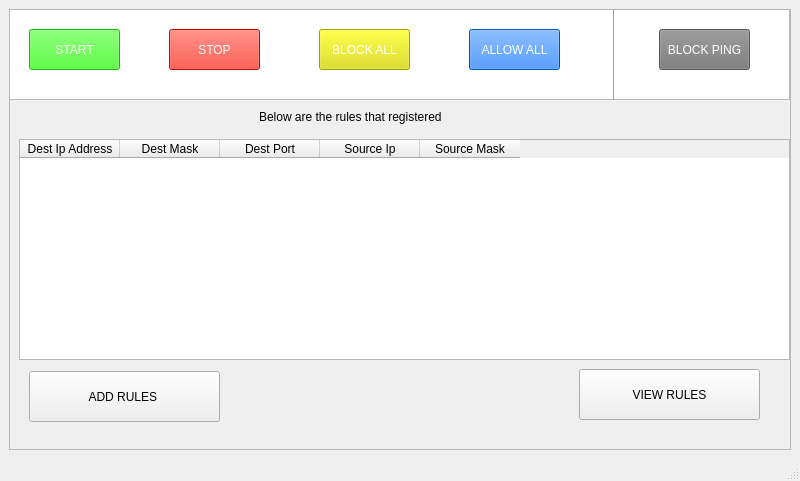
<?xml version="1.0" encoding="UTF-8"?>
<ui version="4.0">
 <class>MainWindow</class>
 <widget class="QMainWindow" name="MainWindow">
  <property name="geometry">
   <rect>
    <x>0</x>
    <y>0</y>
    <width>800</width>
    <height>481</height>
   </rect>
  </property>
  <property name="windowTitle">
   <string>MainWindow</string>
  </property>
  <widget class="QWidget" name="centralwidget">
   <layout class="QGridLayout" name="gridLayout">
    <item row="0" column="0">
     <widget class="QFrame" name="frame">
      <property name="frameShape">
       <enum>QFrame::StyledPanel</enum>
      </property>
      <property name="frameShadow">
       <enum>QFrame::Raised</enum>
      </property>
      <widget class="QListView" name="listView">
       <property name="geometry">
        <rect>
         <x>0</x>
         <y>0</y>
         <width>781</width>
         <height>91</height>
        </rect>
       </property>
      </widget>
      <widget class="QPushButton" name="stopBtn">
       <property name="geometry">
        <rect>
         <x>160</x>
         <y>20</y>
         <width>91</width>
         <height>41</height>
        </rect>
       </property>
       <property name="styleSheet">
        <string notr="true">background-color: rgb(255, 17, 0);
color: rgb(255, 255, 255);</string>
       </property>
       <property name="text">
        <string>STOP</string>
       </property>
      </widget>
      <widget class="QPushButton" name="blockAllBtn">
       <property name="geometry">
        <rect>
         <x>310</x>
         <y>20</y>
         <width>91</width>
         <height>41</height>
        </rect>
       </property>
       <property name="styleSheet">
        <string notr="true">background-color: rgb(223, 223, 0);
font: 75 10pt &quot;MS Shell Dlg 2&quot;;
color: rgb(255, 255, 255);</string>
       </property>
       <property name="text">
        <string>BLOCK ALL</string>
       </property>
      </widget>
      <widget class="QPushButton" name="pushButton_2">
       <property name="geometry">
        <rect>
         <x>460</x>
         <y>20</y>
         <width>91</width>
         <height>41</height>
        </rect>
       </property>
       <property name="styleSheet">
        <string notr="true">background-color: rgb(3, 112, 255);
color: rgb(255, 255, 255);</string>
       </property>
       <property name="text">
        <string>ALLOW ALL</string>
       </property>
      </widget>
      <widget class="QPushButton" name="pushButton_3">
       <property name="geometry">
        <rect>
         <x>650</x>
         <y>20</y>
         <width>91</width>
         <height>41</height>
        </rect>
       </property>
       <property name="styleSheet">
        <string notr="true">color: rgb(255, 255, 255);
background-color: rgb(120, 120, 120);</string>
       </property>
       <property name="text">
        <string>BLOCK PING</string>
       </property>
      </widget>
      <widget class="Line" name="line">
       <property name="geometry">
        <rect>
         <x>590</x>
         <y>0</y>
         <width>31</width>
         <height>91</height>
        </rect>
       </property>
       <property name="orientation">
        <enum>Qt::Vertical</enum>
       </property>
      </widget>
      <widget class="QLabel" name="label">
       <property name="geometry">
        <rect>
         <x>50</x>
         <y>140</y>
         <width>47</width>
         <height>13</height>
        </rect>
       </property>
       <property name="text">
        <string/>
       </property>
      </widget>
      <widget class="QPushButton" name="pushButton_4">
       <property name="geometry">
        <rect>
         <x>20</x>
         <y>362</y>
         <width>191</width>
         <height>51</height>
        </rect>
       </property>
       <property name="mouseTracking">
        <bool>false</bool>
       </property>
       <property name="text">
        <string>ADD RULES </string>
       </property>
       <property name="flat">
        <bool>false</bool>
       </property>
      </widget>
      <widget class="QPushButton" name="pushButton_5">
       <property name="geometry">
        <rect>
         <x>570</x>
         <y>360</y>
         <width>181</width>
         <height>51</height>
        </rect>
       </property>
       <property name="text">
        <string>VIEW RULES</string>
       </property>
      </widget>
      <widget class="QPushButton" name="startBtn">
       <property name="geometry">
        <rect>
         <x>20</x>
         <y>20</y>
         <width>91</width>
         <height>41</height>
        </rect>
       </property>
       <property name="styleSheet">
        <string notr="true">background-color: rgb(35, 255, 2);
font: 75 9pt &quot;MS Shell Dlg 2&quot;;
color: rgb(255, 255, 255);</string>
       </property>
       <property name="text">
        <string>START</string>
       </property>
      </widget>
      <widget class="QLabel" name="label_2">
       <property name="geometry">
        <rect>
         <x>250</x>
         <y>100</y>
         <width>331</width>
         <height>16</height>
        </rect>
       </property>
       <property name="styleSheet">
        <string notr="true">font: 75 12pt &quot;MS Shell Dlg 2&quot;;</string>
       </property>
       <property name="text">
        <string>Below are the rules that registered</string>
       </property>
      </widget>
      <widget class="QTableWidget" name="tableWidget">
       <property name="geometry">
        <rect>
         <x>10</x>
         <y>130</y>
         <width>771</width>
         <height>221</height>
        </rect>
       </property>
       <column>
        <property name="text">
         <string>Dest Ip Address</string>
        </property>
       </column>
       <column>
        <property name="text">
         <string>Dest Mask</string>
        </property>
       </column>
       <column>
        <property name="text">
         <string>Dest Port</string>
        </property>
       </column>
       <column>
        <property name="text">
         <string>Source Ip</string>
        </property>
       </column>
       <column>
        <property name="text">
         <string>Source Mask</string>
        </property>
       </column>
      </widget>
     </widget>
    </item>
   </layout>
  </widget>
  <widget class="QMenuBar" name="menubar">
   <property name="geometry">
    <rect>
     <x>0</x>
     <y>0</y>
     <width>800</width>
     <height>21</height>
    </rect>
   </property>
  </widget>
  <widget class="QStatusBar" name="statusbar"/>
 </widget>
 <resources/>
 <connections/>
</ui>
